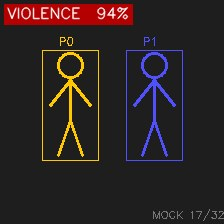
#> input picture BackEnd/cam1_clip_14.jpg, 224 x 224 px
$ python -i dataset_router.py   (imports and definitions only)   (older library calls are emulated)
#> lines starting #> are read from the running program, lines starting #| are printed output that depends on the picture
"""
Guardian Eye dataset router.

This module deliberately uses lightweight OpenCV frame features only. It does
not load Qwen/VLM models and it does not decide violence, confidence, or final
verdict. Its only job is to choose the dataset-specific checkpoints that should
feed the existing V9 classifier.
"""

from __future__ import annotations

import os
from dataclasses import dataclass
from pathlib import Path
from typing import Any, Literal

import cv2
import numpy as np

DatasetName = Literal["RLVS", "HF", "NTU"]

DATASETS: tuple[DatasetName, ...] = ("RLVS", "HF", "NTU")

V9_CHECKPOINTS: dict[DatasetName, str] = {
    "RLVS": "models/v9/RLVS_best.pt",
    "HF": "models/v9/HF_best.pt",
    "NTU": "models/v9/NTU_best.pt",
}

VIDEOMAE_CHECKPOINTS: dict[DatasetName, str] = {
    "RLVS": "models/videomae/RLVS_videomae_best.pt",
    "HF": "models/videomae/HF_videomae_best.pt",
    "NTU": "models/videomae/NTU-videomae_best.pt",
}


@dataclass(frozen=True)
class DatasetRoute:
    selected_dataset: DatasetName
    routing_confidence: float
    routing_reason: str
    dataset_similarity: dict[str, float]
    selected_v9_checkpoint: str | None
    selected_videomae_checkpoint: str | None
    route_source: str
    fallback_used: bool = False
    requested_dataset: DatasetName | None = None

    # [12 lines left out: function model_dump, not called in this run]


def routing_enabled() -> bool:
    return os.getenv("GUARDIAN_MODEL_ROUTING_ENABLED", "0") == "1"


# [53 lines left out: functions route_video, _forced_dataset, not called in this run]


def _project_root() -> Path:
    return Path(__file__).resolve().parents[2]


def _model_root() -> Path:
    configured = os.getenv("GUARDIAN_MODEL_ROOT", "").strip()
    return Path(configured) if configured else _project_root()


# [96 lines left out: functions _resolve, _existing, checkpoint_for_dataset, videomae_for_dataset, _finalize_route, _checkpoint_label and 1 more, not called in this run]


def _extract_features(frames: list[np.ndarray]) -> dict[str, float]:
    hsv_frames = [cv2.cvtColor(frame, cv2.COLOR_BGR2HSV) for frame in frames]
    gray_frames = [cv2.cvtColor(frame, cv2.COLOR_BGR2GRAY) for frame in frames]

    ice_ratios = []
    green_ratios = []
    dark_ratios = []
    edge_ratios = []
    vertical_ratios = []
    for hsv, gray in zip(hsv_frames, gray_frames):
        h, s, v = cv2.split(hsv)
        ice = (s < 45) & (v > 155)
        green = (h >= 35) & (h <= 95) & (s > 45) & (v > 45)
        dark = v < 55
        edges = cv2.Canny(gray, 60, 140)
        sobel_x = cv2.Sobel(gray, cv2.CV_32F, 1, 0, ksize=3)
        sobel_y = cv2.Sobel(gray, cv2.CV_32F, 0, 1, ksize=3)
        vertical = np.abs(sobel_x) > (np.abs(sobel_y) * 1.25 + 10)

        ice_ratios.append(float(ice.mean()))
        green_ratios.append(float(green.mean()))
        dark_ratios.append(float(dark.mean()))
        edge_ratios.append(float((edges > 0).mean()))
        vertical_ratios.append(float(vertical.mean()))

    motion = []
    for left, right in zip(gray_frames, gray_frames[1:]):
        diff = cv2.absdiff(left, right)
        motion.append(float(diff.mean() / 255.0))

    return {
        "ice_ratio": float(np.mean(ice_ratios)),
        "green_ratio": float(np.mean(green_ratios)),
        "dark_ratio": float(np.mean(dark_ratios)),
        "edge_ratio": float(np.mean(edge_ratios)),
        "vertical_ratio": float(np.mean(vertical_ratios)),
        "camera_motion": float(np.mean(motion)) if motion else 0.0,
        "motion_variance": float(np.var(motion)) if motion else 0.0,
    }


# [63 lines left out: functions _score_features, _normalize_scores, _reason, not called in this run]

>>> import cv2
>>> picture = cv2.imread('../../../BackEnd/cam1_clip_14.jpg', cv2.IMREAD_GRAYSCALE)
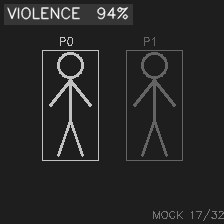
#> picture: shape (224, 224); min 14, max 255, mean 38.3
#> (the run stopped early here; a loop or call above may not have finished)
